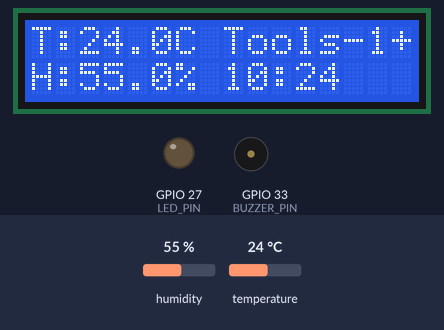
A sketch run on a simulated ESP32. Shown: 16×2 character LCD, output pins drawn as LEDs (lit = HIGH), buzzer (waves = sounding, pin HIGH). The test bench sets the inputs (shaded band); at power-on: humidity 55 %, temperature 24 °C. WiFi joins after 1.5 s; servers stay silent unless stated; uploads are accepted with an empty reply; the local clock reads 2024-03-15 10:24:30 at power-on unless the sketch sets it; what the sketch prints to the serial monitor is not drawn.

Above: at 6.0 s.
6.1 s: humidity set to 78 %
At 7.7 s:
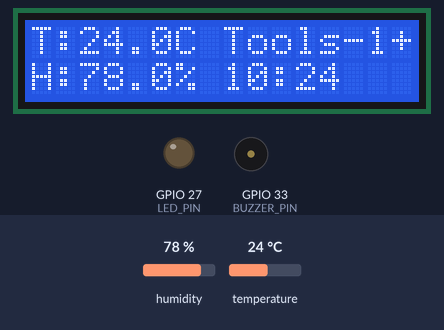
8.9 s: humidity set to 81 %
At 10.3 s:
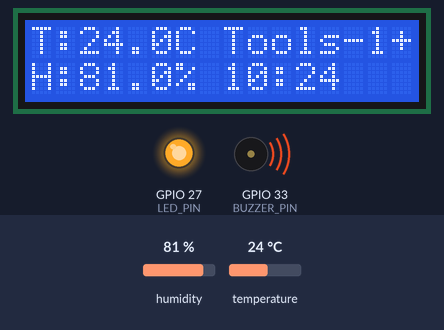
11.7 s: temperature set to 12 °C
At 14.1 s:
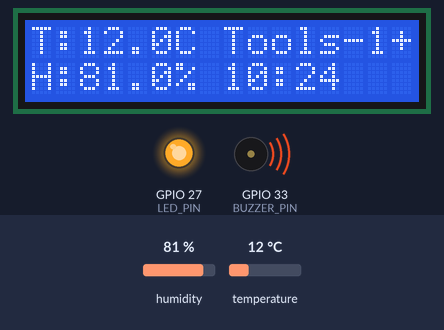
15.3 s: temperature set to 19 °C
At 17.0 s:
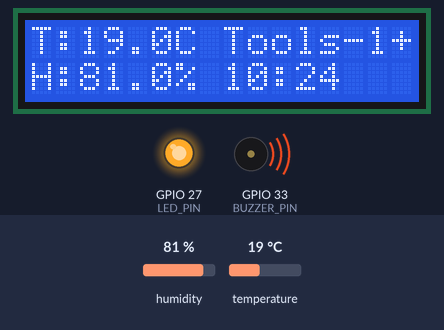
Timing chart, 0 to 18.5 s (numbered marks = the images above; inputs shaded):
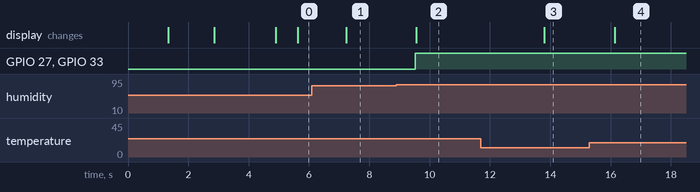

The sketch:

Final_Code_Raw.ino
```cpp
#include <WiFi.h>
#include <HTTPClient.h>
#include <DHT.h>
#include <LiquidCrystal_I2C.h>
#include "time.h"
#include <ArduinoJson.h>

// === SYSTEM CONFIGURATION ===
const int ip = 1;
const String loc = "Ruang Kamar";
const String deviceID = "Tools-" + String(ip);
const String deviceName = "Suhu Ruang | " + loc;

// WiFi and server
const char* ssid = "HENING29";
const char* password = "s1234567s";
const char* uploadEndpoint = "http://192.168.100.6/real_time_monitoring/public/upload_data.php";

// DHT config
#define DHTPIN 25
#define DHTTYPE DHT21
DHT dht(DHTPIN, DHTTYPE);

// LCD & IO
#define LED_PIN 27
#define BUZZER_PIN 33
#define LCDADDR 0x27
LiquidCrystal_I2C lcd(LCDADDR, 16, 2);
uint8_t degree[8] = {0x08,0x14,0x14,0x08,0x00,0x00,0x00,0x00};

// Thresholds
const float TEMP_ALERT_HIGH = 40.0;
const float TEMP_ALERT_LOW  = 38.0;
const float HUM_ALERT_HIGH  = 80.0;
const float HUM_ALERT_LOW   = 78.0;
bool tempAlertActive = false;
bool humAlertActive  = false;

// Calibration
float tempCalibration = 0.0;
float humCalibration = 0.0;

// Time
const long gmtOffsetSec = 7 * 3600;
const char* ntpServer = "pool.ntp.org";
String dateTime = "", lcdFormat = "";

// Upload
unsigned long lastUpload = 0;
const unsigned long uploadInterval = 60 * 1000UL;
float lastSentTemp = NAN, lastSentHum = NAN;
bool lastUploadSuccess = false;

bool syncTimeOnce(unsigned long timeout_ms = 15000) {
  configTime(gmtOffsetSec, 0, ntpServer, "time.nist.gov");
  struct tm timeinfo;
  unsigned long start = millis();
  while (millis() - start < timeout_ms) {
    if (getLocalTime(&timeinfo)) {
      char buff[64];
      strftime(buff, sizeof(buff), "%Y-%m-%d %H:%M:%S", &timeinfo);
      dateTime = String(buff);
      char fmt[6];
      strftime(fmt, sizeof(fmt), "%H:%M", &timeinfo);
      lcdFormat = String(fmt);
      return true;
    }
    delay(500);
  }
  return false;
}

void applyAlerts(float t, float h) {
  tempAlertActive = (t >= TEMP_ALERT_HIGH) ? true : (t <= TEMP_ALERT_LOW) ? false : tempAlertActive;
  humAlertActive  = (h >= HUM_ALERT_HIGH)  ? true : (h <= HUM_ALERT_LOW)  ? false : humAlertActive;
  digitalWrite(BUZZER_PIN, tempAlertActive || humAlertActive);
  digitalWrite(LED_PIN, tempAlertActive || humAlertActive);
}

void updateLCD(float t, float h) {
  lcd.setCursor(0, 0);
  lcd.printf("T:%.1fC %s", t, deviceID.c_str());
  lcd.setCursor(0, 1);
  lcd.printf("H:%.1f%% %s", h, lcdFormat.c_str());
  lcd.setCursor(15, 0);
  lcd.print(lastUploadSuccess ? '+' : '-');
}

void tryUpload(float temp, float hum) {
  unsigned long now = millis();
  if (now - lastUpload < uploadInterval &&
      fabs(temp - lastSentTemp) < 1.0f &&
      fabs(hum - lastSentHum) < 5.0f) {
    return;
  }

  if (WiFi.status() != WL_CONNECTED) {
    Serial.println("WiFi not connected, skipping upload.");
    return;
  }

  // Prepare JSON
  DynamicJsonDocument doc(512);
  doc["device_id"] = deviceID;
  doc["device_name"] = deviceName;
  doc["temperature"] = temp;
  doc["humidity"] = hum;
  doc["date"] = dateTime;
  doc["ip_address"] = WiFi.localIP().toString();

  String jsonData;
  serializeJson(doc, jsonData);

  Serial.println("Uploading JSON:");
  Serial.println(jsonData);

  // POST
  HTTPClient http;
  http.begin(uploadEndpoint);
  http.addHeader("Content-Type", "application/json");
  int code = http.POST(jsonData);
  String resp = http.getString();
  http.end();

  if (code == 200) {
    Serial.printf("[UPLOAD] OK %s\n", resp.c_str());
    lastUploadSuccess = true;
    lastUpload = now;
    lastSentTemp = temp;
    lastSentHum = hum;
  } else {
    Serial.printf("[UPLOAD] ERR %d %s\n", code, resp.c_str());
    lastUploadSuccess = false;
  }
}

void printHeader() {
  lcd.clear();
  lcd.createChar(0, degree);
  lcd.setCursor(0, 0);
  lcd.print("Device:");
  lcd.setCursor(8, 0);
  lcd.print(deviceID);
  lcd.setCursor(0, 1);
  lcd.print("Loc:");
  lcd.setCursor(5, 1);
  lcd.print(loc);
  delay(1200);
  lcd.clear();
}

void setup() {
  Serial.begin(115200);
  pinMode(LED_PIN, OUTPUT);
  pinMode(BUZZER_PIN, OUTPUT);
  digitalWrite(LED_PIN, LOW);
  digitalWrite(BUZZER_PIN, LOW);

  dht.begin();
  lcd.init();
  lcd.backlight();
  printHeader();

  WiFi.begin(ssid, password);
  Serial.print("Connecting to WiFi");

  lcd.clear();
  lcd.setCursor(0, 0);
  lcd.print("Getting WiFi...");
  lcd.setCursor(0, 1);
  lcd.print(ssid);

  unsigned long startAttempt = millis();
  while (WiFi.status() != WL_CONNECTED && millis() - startAttempt < 15000) {
    Serial.print(".");
    delay(500);
  }

  if (WiFi.status() == WL_CONNECTED) {
    Serial.println("\nWiFi connected");
    lcd.clear();
    lcd.setCursor(0, 0);
    lcd.print("Connected to:");
    lcd.setCursor(0, 1);
    lcd.print(ssid);
    delay(2000);
    lcd.clear();
  } else {
    Serial.println("\nWiFi failed");
    lcd.clear();
    lcd.setCursor(0, 0);
    lcd.print("WiFi Failed");
    lcd.setCursor(0, 1);
    lcd.print("Check settings");
    delay(3000);
  }

  syncTimeOnce(15000);
}

void loop() {
  static unsigned long lastSync = 0;
  if (millis() - lastSync >= 30000) {
    syncTimeOnce(5000);
    lastSync = millis();
  }

  float rawTemp = dht.readTemperature();
  float rawHum  = dht.readHumidity();
  if (isnan(rawTemp) || isnan(rawHum)) {
    Serial.println("Sensor read failed");
    delay(1000);
    return;
  }

  float temp = rawTemp + tempCalibration;
  float hum  = rawHum + humCalibration;

  applyAlerts(temp, hum);
  updateLCD(temp, hum);
  tryUpload(temp, hum);

  delay(500);
}
```

Measured:
- the behaviour switches between 79 and 80 % on humidity (found by bisection; images 1 and 2)
- after the input at 6.1 s, the display: changes after 1.1 s (image 1)
- after the input at 8.9 s, GPIO 27 (LED_PIN), GPIO 33 (BUZZER_PIN): LOW → HIGH after 0.63 s; the display: changes after 0.66 s (image 2)
- after the input at 11.7 s, the display: changes after 2.1 s (image 3)
- after the input at 15.3 s, the display: changes after 0.84 s (image 4)
